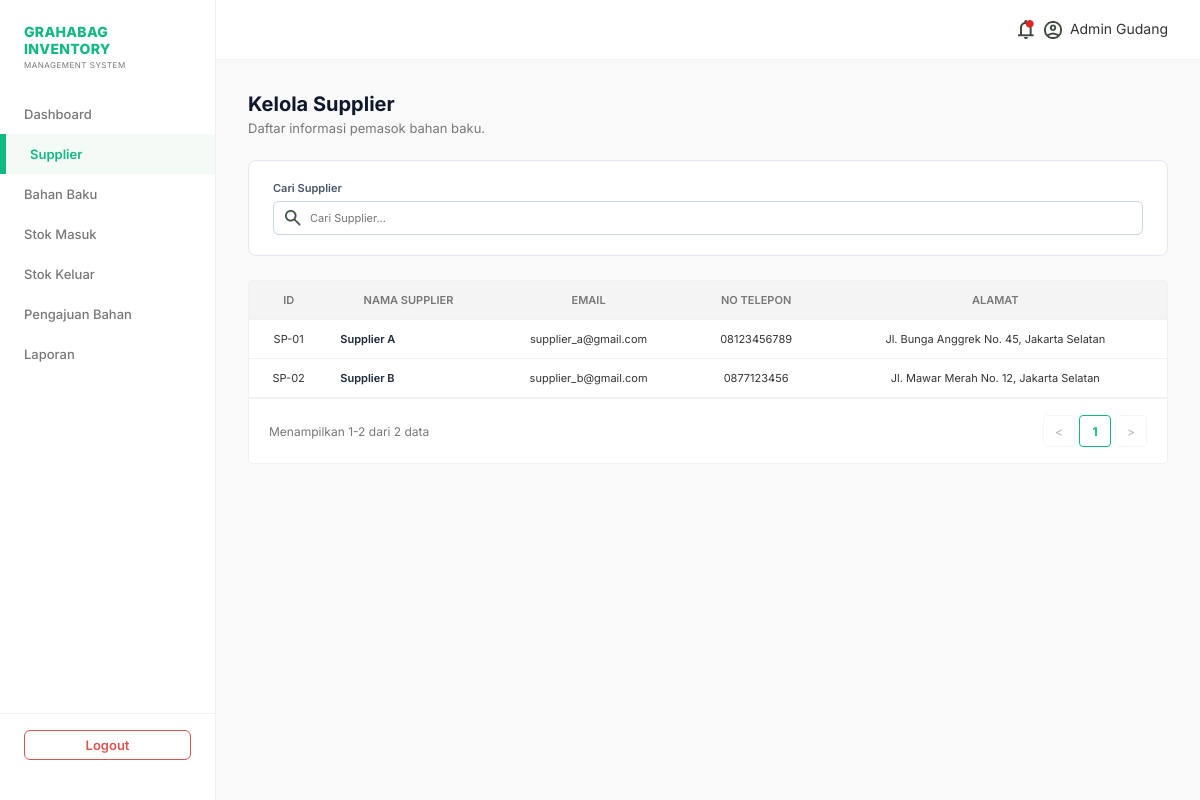
/pages/supplier.php (signed in), run on the app's committed database.
### tables this page shows
CREATE TABLE suppliers (
    supplier_id INT AUTO_INCREMENT PRIMARY KEY,
    supplier_name VARCHAR(50) NOT NULL,
    email VARCHAR(100) NOT NULL,
    no_telp VARCHAR(50) NOT NULL,
    address VARCHAR(255) NOT NULL
);

### pages/supplier.php (the view, shortened to what this page needs)
<?php
require_once '../includes/header.php';
require_once '../includes/sidebar.php';
$role = $_SESSION['role'] ?? 'admin';
$query_supplier = "SELECT * FROM suppliers ORDER BY supplier_id ASC";
$suppliers = $conn->query($query_supplier);
$total_supplier = $suppliers->num_rows;
?>
<div class="bahan-baku-container">
    <div class="page-header-action">
        <div class="header-left">
            <h1 class="page-title-main">Kelola Supplier</h1>
            <p class="page-subtitle-main">Daftar informasi pemasok bahan baku.</p>
        </div>
    </div>
    <div class="filter-stok-wrapper">
        <div class="search-stock-box">
            <label>Cari Supplier</label>
            <div class="search-input-inner">
                <img src="../assets/icons/search.png" alt="Search" class="table-icon-img">
                <input type="text" id="tableSearch" placeholder="Cari Supplier...">
            </div>
        </div>
    </div>
    <div class="content-table-wrapper">
        <table class="data-table">
            <thead>
                <tr>
                    <th>ID</th>
                    <th>NAMA SUPPLIER</th>
                    <th>EMAIL</th>
                    <th>NO TELEPON</th>
                    <th>ALAMAT</th>
                </tr>
            </thead>
            <tbody>
                <?php if ($total_supplier > 0): ?>
                    <?php while($row = $suppliers->fetch_assoc()): ?>
                    <tr>
                        <td>SP-0<?php echo $row['supplier_id']; ?></td>
                        <td class="text-material-name"><?php echo htmlspecialchars($row['supplier_name']); ?></td>
                        <td><?php echo htmlspecialchars($row['email']); ?></td>
                        <td><?php echo htmlspecialchars($row['no_telp']); ?></td>
                        <td><?php echo htmlspecialchars($row['address']); ?></td>
                    </tr>
                    <?php endwhile; ?>
                <?php else: ?>
                    <tr>
                        <td colspan="<?php echo ($role === 'owner') ? '6' : '5'; ?>" style="text-align: center; color: var(--text-secondary);">Belum ada data supplier.</td>
                    </tr>
                <?php endif; ?>
            </tbody>
        </table>
        <div class="table-footer-pagination">
            <div class="pagination-info">Menampilkan 1-<?php echo $total_supplier; ?> dari <?php echo $total_supplier; ?> data</div>
            <div class="pagination-controls">
            </div>
        </div>
    </div>
</div>
</div> </div> <script src="../assets/main.js?v=<?= time(); ?>"></script>
</body>
</html>

### assets/style.css (style rules this page uses)
:root { --main-green: #10b981; --light-green: #76c800; --pale-white: #f9f9f9; --light-gray: #f4f4f4; --accent-blue: #4fa3f7; --text-main: #333333; --text-secondary: #777777; --error-red: #d9534f; --success-green: #5cb85c; --border-color: #eef2f5; }
* { box-sizing: border-box; margin: 0; padding: 0; font-family: "Inter", sans-serif; }
body { background-color: var(--pale-white); color: var(--text-main); }
.content-table-wrapper { background: #ffffff; border: 1px solid var(--border-color); border-radius: 4px; }
.table-icon-img { width: 16px; height: 16px; object-fit: contain; vertical-align: middle; }
.data-table { width: 100%; border-collapse: collapse; text-align: left; font-size: 11px; }
.data-table th { background-color: var(--light-gray); padding: 12px 12px; font-weight: 600; color: var(--text-secondary); border-bottom: 1px solid var(--border-color); text-align: center; }
.data-table td { padding: 12px 12px; border-bottom: 1px solid var(--border-color); text-align: center; }
.page-header-action { display: flex; justify-content: space-between; align-items: center; margin-bottom: 24px; }
.page-title-main { font-size: 20px; font-weight: 700; color: #0f172a; }
.page-subtitle-main { font-size: 13px; color: var(--text-secondary); margin-top: 4px; }
.text-material-name { color: #1e293b; font-weight: 600 !important; text-align: left !important; }
.table-footer-pagination { padding: 16px 20px; display: flex; justify-content: space-between; align-items: center; border-top: 1px solid var(--border-color); }
.pagination-info { font-size: 12px; color: var(--text-secondary); }
.pagination-controls { display: flex; align-items: center; gap: 4px; }
.filter-stok-wrapper { background: #ffffff; border: 1px solid #e2e8f0; border-radius: 8px; padding: 20px 24px; display: flex; align-items: flex-end; gap: 20px; margin-bottom: 24px; }
.date-input-box label, .search-stock-box label { font-size: 11px; font-weight: 600; color: #475569; }
.search-stock-box { display: flex; flex-direction: column; gap: 6px; flex-grow: 1; }
.search-input-inner { position: relative; }
.search-input-inner .table-icon-img { position: absolute; left: 12px; top: 50%; transform: translateY(-50%); }
.search-input-inner input { width: 100%; padding: 9px 12px 9px 36px; border: 1px solid #cbd5e1; border-radius: 6px; font-size: 11px; outline: none; }

### data on the page
suppliers: supplier_id "1", supplier_name "Supplier A", email "supplier_a@gmail.com", no_telp "08123456789", address "Jl. Bunga Anggrek No. 45, Jakarta Selatan"
suppliers: supplier_id "2", supplier_name "Supplier B", email "supplier_b@gmail.com", no_telp "0877123456", address "Jl. Mawar Merah No. 12, Jakarta Selatan"

### other printed values
$_SESSION['full_name'] "Admin Gudang"
